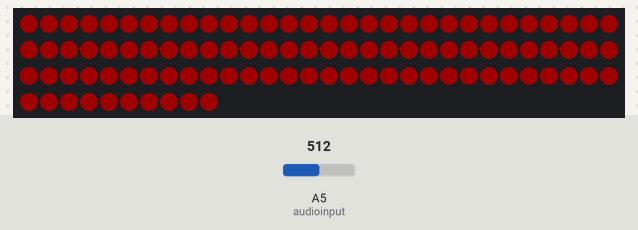
This sketch was run on a simulated Arduino Uno, built with avr-gcc and run on an emulated ATmega328P. On the bench: 100 RGB LEDs in strip order, left to right, continuing on the next row. Inputs (shaded band) come from the test bench; at power-on: A5 (audioinput) = 512. Dim RGB values are drawn brighter than linear; what the sketch prints to the serial monitor is not drawn.

Above: at 0.1 s.

The sketch:

LED_STRIP.ino
```cpp
 #include <FastLED.h>
#include <stdio.h>
#define NUM_LEDS 100
#define LED_PIN A0
int audioinput=A5;
int x=0;

DEFINE_GRADIENT_PALETTE(heatmap_gp)
{
    0,   0,  0,123,
   17,   0,  0,255,
   33,   0, 11,255,
   51,   0, 55,255,
   68,   0,135,255,
   84,   0,255,255,
  102,   6,255,255,
  119,  41,255,123,
  135, 120,255, 44,
  153, 255,255,  7,
  170, 255,255,  0,
  186, 255,135,  0,
  204, 255, 55,  0,
  221, 255, 11,  0,
  237, 255,  0,  0,
  255, 120,  0,  0
};
CRGBPalette16 mypal=heatmap_gp;
CRGB leds[NUM_LEDS];
  uint8_t hue1=0;
   uint8_t hue2=360;
void setup() {
  // put your setup code here, to run once:
FastLED.addLeds<WS2811, LED_PIN, BRG  >(leds,NUM_LEDS);
FastLED.setBrightness(50);
FastLED.setCorrection(TypicalLEDStrip);
FastLED.setTemperature(OvercastSky);
  pinMode(audioinput,INPUT);
  Serial.begin(9600);
}

void loop() {
 // put your main code here, to run repeatedly
x=analogRead(audioinput);
Serial.println(x);
for(int i=0;i<NUM_LEDS;i++)
{
  leds[i]=CHSV(hue1,225,225);

}

   EVERY_N_SECONDS(x)
    {
      hue1++;
    }

  FastLED.show();


}
```
